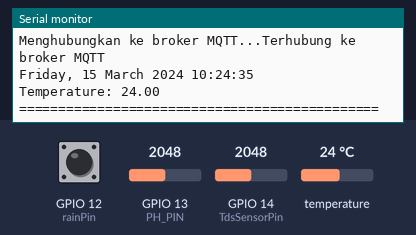
Simulated run of this sketch. Board: ESP32. Shown: the last lines printed to the serial monitor. The inputs (shaded band) are chosen by the test bench; at power-on: temperature 24 °C, GPIO 13 (PH_PIN) = 2048, GPIO 12 (rainPin) HIGH, GPIO 14 (TdsSensorPin) = 2048. WiFi joins after 1.5 s; servers stay silent unless stated; the local clock reads 2024-03-15 10:24:30 at power-on unless the sketch sets it; EEPROM starts erased; no MQTT or app messages arrive unless stated.

Above: at 6.2 s.
6.3 s: temperature set to 12 °C
At 8.5 s:
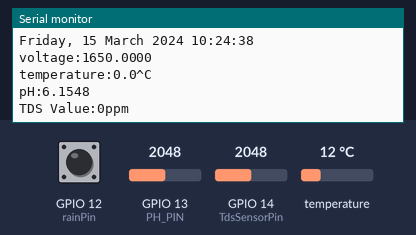
10.4 s: GPIO 13 (PH_PIN) set to 2866
At 12.8 s:
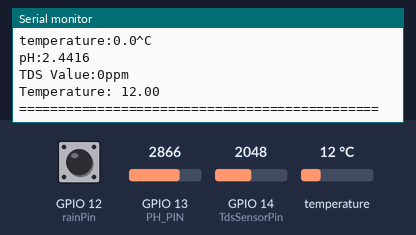
16.8 s: temperature set to 19 °C
At 18.7 s:
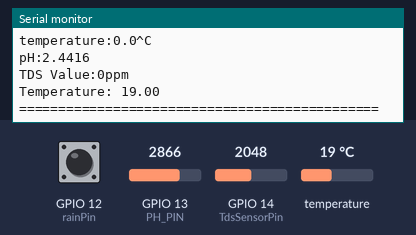
20.9 s: GPIO 13 (PH_PIN) set to 3603
At 24.3 s:
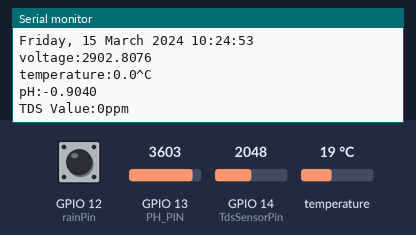
29.6 s: GPIO 12 (rainPin) pulled LOW for 3 s
Timing chart, 0 to 32.6 s (numbered marks = the images above; inputs shaded):
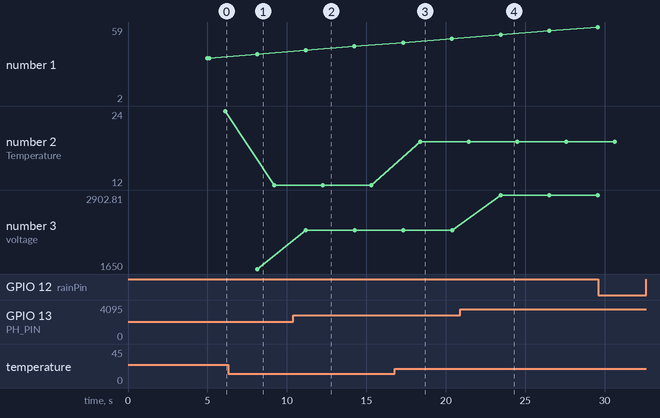

Measured:
- after the input at 10.4 s, the serial monitor: prints a new line after 0.80 s (image 2)
- after the input at 16.8 s, the serial monitor: prints a new line after 1.6 s (image 3)
- after the input at 20.9 s, the serial monitor: prints a new line after 2.6 s (image 4)
- plotted number 2: 24 → 12 after the input at 6.3 s, 12 → 19 after the input at 16.8 s
- plotted number 3: 1650 → 2309.03 after the input at 10.4 s, 2309.03 → 2902.81 after the input at 20.9 s

The sketch:

Toran_benar.ino
```cpp
#include "DFRobot_ESP_PH.h"
#include "EEPROM.h"
#include <OneWire.h>

#include <WiFi.h>
#include <PubSubClient.h>
#include "time.h"

// Konfigurasi jaringan Wi-Fi
const char *ssid = "ASRAMA INTAN 1";
const char *password = "Penjaminhidup1203 ";

// Konfigurasi server MQTT di VPS Anda
const char *mqtt_server = "vps.isi-net.org";
const int mqtt_port = 1883;
const char *mqtt_user = "unila";
const char *mqtt_password = "pwdMQTT@123";

const char *ntpServer = "pool.ntp.org";
const long gmtOffset_sec = 21600;
const int daylightOffset_sec = 3600;

const char *topic_utama = "ics/gisting2";

int jam, minute, second, tanggal, bulan, tahun;

WiFiClient espClient;
PubSubClient client(espClient);

unsigned long lastMsgTime = 0;
const long interval = 5000; // Kirim data setiap 5 detik

#define PH_PIN 13 // the esp gpio data pin number
#define TdsSensorPin 14
int DS18S20_Pin = 27;         // Choose any digital pin for DS18S20 Signal (e.g., GPIO 14)
const int rainPin = 12;

OneWire ds(DS18S20_Pin);

unsigned long rainCount = 0;
unsigned long lastRainTime = 0;
unsigned long lastIntervalTime = 0;
unsigned long lastDay = 0;
unsigned long rainCountDay = 0;
float mm = 0;
float mmDay = 0;

DFRobot_ESP_PH ph;
#define ESPADC 4096.0   // the esp Analog Digital Convertion value
#define ESPVOLTAGE 3300 // the esp voltage supply value
float voltage, phValue;

#define VREF 5.0          // analog reference voltage(Volt) of the ADC
#define SCOUNT 30         // sum of sample point
int analogBuffer[SCOUNT]; // store the analog value in the array, read from ADC
int analogBufferTemp[SCOUNT];
int analogBufferIndex = 0, copyIndex = 0;
float averageVoltage = 0, tdsValue = 0, temp, temperature;

void setup()
{
    Serial.begin(9600);
    setupWiFi();
    client.setServer(mqtt_server, mqtt_port);

    // Init and get the time
    configTime(gmtOffset_sec, daylightOffset_sec, ntpServer);
    printLocalTime();

    setPH();
    setTds();
    setsuhuair();
}

void loop()
{
    if (!client.connected())
    {
        reconnectMQTT();
    }
    client.loop();

    printLocalTime();

    nodered();
    sensorPH();
    sensortds();
    sensorsuhuair();
    Serial.println("=============================================="); // Menampilkan hingga 2 desimal
    delay(2000);
}

void nodered()
{
    char utamaStr[1000]; // Buffer untuk menyimpan JSON
    snprintf(utamaStr, sizeof(utamaStr),
             "{"
             "\"timestamp\": \"%04d-%02d-%02dT%02d:%02d:%02d+07:00\","
             "\"ph\": %.2f,"
             "\"tds\": %.2f,"
             "\"temp_air\": %.2f,"
             "\"hujan\": %.2f"
             "}",
             tahun, bulan, tanggal, jam, minute, second, phValue, tdsValue, temp, mm);
    client.publish(topic_utama, utamaStr);
}

void printLocalTime()
{
    struct tm timeinfo;
    if (!getLocalTime(&timeinfo))
    {
        Serial.println("Failed to obtain time");
        return;
    }

    jam = timeinfo.tm_hour;
    minute = timeinfo.tm_min;
    second = timeinfo.tm_sec;

    tanggal = timeinfo.tm_mday;
    bulan = timeinfo.tm_mon + 1;     // Bulan dimulai dari 0, sehingga Anda perlu menambahkan 1
    tahun = 1900 + timeinfo.tm_year; // Tahun dimulai dari 1900

    char strftime_buf[50]; // Buffer untuk menyimpan timestamp yang diformat
    strftime(strftime_buf, sizeof(strftime_buf), "%A, %d %B %Y %H:%M:%S", &timeinfo);
    Serial.println(strftime_buf);
}

void setupWiFi()
{
    Serial.print("Menghubungkan ke WiFi...");
    WiFi.begin(ssid, password);
    while (WiFi.status() != WL_CONNECTED)
    {
        delay(5000);
        Serial.println("Menghubungkan ke WiFi...");
    }
    Serial.println("Terhubung ke WiFi");
}

void reconnectMQTT()
{
    while (!client.connected())
    {
        Serial.print("Menghubungkan ke broker MQTT...");
        if (client.connect("ESP32Client", mqtt_user, mqtt_password))
        {
            Serial.println("Terhubung ke broker MQTT");
        }
        else
        {
            Serial.print("Gagal, kode kesalahan = ");
            Serial.println(client.state());
            delay(5000);
        }
    }
}

void callback(char *topic, byte *payload, unsigned int length)
{
    // Implementasi callback jika diperlukan
}

void setsuhuair()
{
    pinMode(rainPin, INPUT);
  pinMode(12, INPUT_PULLUP);
}

void sensorsuhuair()
{
     // Read temperature and print
  float temperature = getTemp();
  Serial.print("Temperature: ");
  Serial.println(temperature);


  int sensorState = digitalRead(rainPin);

  if (sensorState == LOW) {
    unsigned long currentTime = millis();
    unsigned long elapsedTime = currentTime - lastRainTime;

    if (elapsedTime > 100) {
      rainCount++;
      lastRainTime = currentTime;
    }
  }

  unsigned long currentIntervalTime = millis();
  if (currentIntervalTime - lastIntervalTime >= 15000) {
    Serial.print("Rain Count: ");
    Serial.println(rainCount);
    mm = (0.3 * rainCount);
    mmDay += mm;

    lastIntervalTime = currentIntervalTime;
    rainCountDay += rainCount;
    rainCount = 0; // reset setiap 2 menit

  }
}

void setPH()
{
    EEPROM.begin(32); // needed to permit storage of calibration value in eeprom
    ph.begin();
}

void sensorPH()
{
    static unsigned long timepoint = millis();
    if (millis() - timepoint > 1000U) // time interval: 1s
    {
        timepoint = millis();
        // voltage = rawPinValue / esp32ADC * esp32Vin
        voltage = analogRead(PH_PIN) / ESPADC * ESPVOLTAGE; // read the voltage
        Serial.print("voltage:");
        Serial.println(voltage, 4);

        // temperature = readTemperature();  // read your temperature sensor to execute temperature compensation
        Serial.print("temperature:");
        Serial.print(temperature, 1);
        Serial.println("^C");

        phValue = ph.readPH(voltage, temperature); // convert voltage to pH with temperature compensation
        Serial.print("pH:");
        Serial.println(phValue, 4);
    }
    ph.calibration(voltage, temperature); // calibration process by Serail CMD
}

void setTds()
{
    pinMode(TdsSensorPin, INPUT);
}

void sensortds()
{
    static unsigned long analogSampleTimepoint = millis();
    if (millis() - analogSampleTimepoint > 40U) // every 40 milliseconds,read the analog value from the ADC
    {
        analogSampleTimepoint = millis();
        analogBuffer[analogBufferIndex] = analogRead(TdsSensorPin); // read the analog value and store into the buffer
        analogBufferIndex++;
        if (analogBufferIndex == SCOUNT)
            analogBufferIndex = 0;
    }
    static unsigned long printTimepoint = millis();
    if (millis() - printTimepoint > 800U)
    {
        printTimepoint = millis();
        for (copyIndex = 0; copyIndex < SCOUNT; copyIndex++)
            analogBufferTemp[copyIndex] = analogBuffer[copyIndex];
        averageVoltage = getMedianNum(analogBufferTemp, SCOUNT) * (float)VREF / 1024.0;                                                                                                  // read the analog value more stable by the median filtering algorithm, and convert to voltage value
        float compensationCoefficient = 1.0 + 0.02 * (temperature - 25.0);                                                                                                               // temperature compensation formula: fFinalResult(25^C) = fFinalResult(current)/(1.0+0.02*(fTP-25.0));
        float compensationVolatge = averageVoltage / compensationCoefficient;                                                                                                            // temperature compensation
        tdsValue = (133.42 * compensationVolatge * compensationVolatge * compensationVolatge - 255.86 * compensationVolatge * compensationVolatge + 857.39 * compensationVolatge) * 0.5; // convert voltage value to tds value
        // Serial.print("voltage:");
        // Serial.print(averageVoltage,2);
        // Serial.print("V   ");
        Serial.print("TDS Value:");
        Serial.print(tdsValue, 0);
        Serial.println("ppm");
    }
}

int getMedianNum(int bArray[], int iFilterLen)
{
    int bTab[iFilterLen];
    for (byte i = 0; i < iFilterLen; i++)
        bTab[i] = bArray[i];
    int i, j, bTemp;
    for (j = 0; j < iFilterLen - 1; j++)
    {
        for (i = 0; i < iFilterLen - j - 1; i++)
        {
            if (bTab[i] > bTab[i + 1])
            {
                bTemp = bTab[i];
                bTab[i] = bTab[i + 1];
                bTab[i + 1] = bTemp;
            }
        }
    }
    if ((iFilterLen & 1) > 0)
        bTemp = bTab[(iFilterLen - 1) / 2];
    else
        bTemp = (bTab[iFilterLen / 2] + bTab[iFilterLen / 2 - 1]) / 2;
    return bTemp;
}


float getTemp()
{
    // Returns the temperature from one DS18S20 in DEG Celsius

    byte data[12];
    byte addr[8];

    if (!ds.search(addr))
    {
        // No more sensors on the chain, reset search
        ds.reset_search();
        return -1000;
    }

    if (OneWire::crc8(addr, 7) != addr[7])
    {
        Serial.println("CRC is not valid!");
        return -1000;
    }

    if (addr[0] != 0x10 && addr[0] != 0x28)
    {
        Serial.print("Device is not recognized");
        return -1000;
    }

    ds.reset();
    ds.select(addr);
    ds.write(0x44, 1); // Start conversion, with parasite power on at the end

    delay(1000); // Wait for the conversion to complete (adjust as needed)

    ds.reset();
    ds.select(addr);
    ds.write(0xBE); // Read Scratchpad

    for (int i = 0; i < 9; i++)
    { // We need 9 bytes
        data[i] = ds.read();
    }

    ds.reset_search();

    byte MSB = data[1];
    byte LSB = data[0];

    float tempRead = ((MSB << 8) | LSB); // Using two's complement
    float TemperatureSum = tempRead / 16.0;

    return TemperatureSum;
}
```
